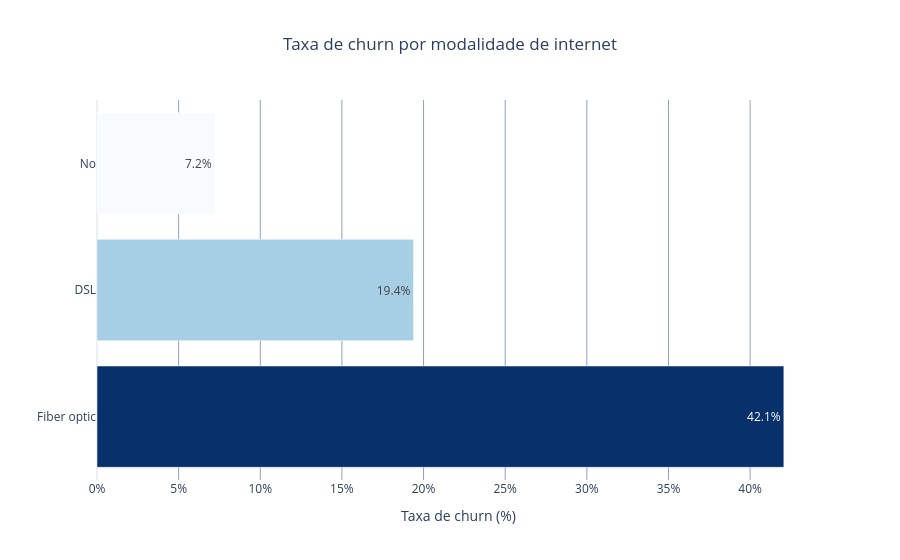

This figure's notebook cell:
### Code cell
gold_churn_internet = tabela_taxa_por_categoria(df_gold, "ServicoInternet", "ServicoInternet")
display(gold_churn_internet)

fig = px.bar(
    gold_churn_internet, x="TaxaChurnPct", y="ServicoInternet", orientation="h",
    text=gold_churn_internet["TaxaChurnPct"].map(lambda x: f"{x:.1f}%"),
    custom_data=["Clientes", "Cancelamentos"], color="TaxaChurnPct", color_continuous_scale="Blues",
    title="Taxa de churn por modalidade de internet",
    labels={"TaxaChurnPct": "Taxa de churn (%)", "ServicoInternet": "Serviço de internet"},
    template="plotly_white"
)
fig.update_traces(hovertemplate="<b>%{y}</b><br>Taxa de churn: %{x:.1f}%<br>Clientes: %{customdata[0]:,}<br>Cancelamentos: %{customdata[1]:,}<extra></extra>")
fig.update_layout(title_x=0.5, coloraxis_showscale=False, xaxis=dict(ticksuffix="%", gridcolor="#8D9FC6"), yaxis_title="")
fig.show()

### Figure 1 — Plotly figure (JSON) as saved in the notebook; plotly's stock layout.template omitted (floating-point values rounded to 4 significant figures)
{"data": [{"customdata": [[2477, 1042], [1924, 373], [1233, 89]], "hovertemplate": "<b>%{y}</b><br>Taxa de churn: %{x:.1f}%<br>Clientes: %{customdata[0]:,}<br>Cancelamentos: %{customdata[1]:,}<extra></extra>", "legendgroup": "", "marker": {"color": [42.07, 19.39, 7.218], "coloraxis": "coloraxis", "pattern": {"shape": ""}}, "name": "", "orientation": "h", "showlegend": false, "text": ["42.1%", "19.4%", "7.2%"], "textposition": "auto", "type": "bar", "x": [42.07, 19.39, 7.218], "xaxis": "x", "y": ["Fiber optic", "DSL", "No"], "yaxis": "y"}], "layout": {"barmode": "relative", "coloraxis": {"autocolorscale": false, "colorbar": {"title": {"text": "Taxa de churn (%)"}}, "colorscale": [[0, "rgb(247,251,255)"], [0.125, "rgb(222,235,247)"], [0.25, "rgb(198,219,239)"], [0.375, "rgb(158,202,225)"], [0.5, "rgb(107,174,214)"], [0.625, "rgb(66,146,198)"], [0.75, "rgb(33,113,181)"], [0.875, "rgb(8,81,156)"], [1, "rgb(8,48,107)"]], "showscale": false}, "legend": {"tracegroupgap": 0}, "title": {"text": "Taxa de churn por modalidade de internet", "x": 0.5}, "xaxis": {"anchor": "y", "domain": [0, 1], "gridcolor": "#8D9FC6", "ticksuffix": "%", "title": {"text": "Taxa de churn (%)"}}, "yaxis": {"anchor": "x", "domain": [0, 1], "title": {"text": ""}}}}
